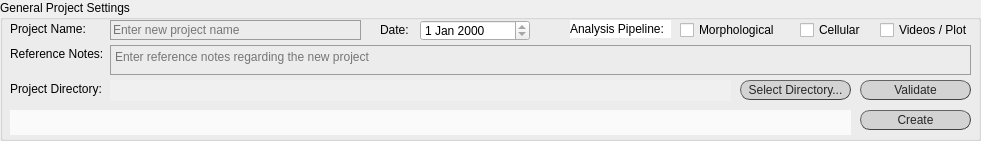
   <widget class="QGroupBox" name="gral_proj_settings">
    <property name="enabled">
     <bool>true</bool>
    </property>
    <property name="geometry">
     <rect>
      <x>10</x>
      <y>40</y>
      <width>981</width>
      <height>141</height>
     </rect>
    </property>
    <property name="styleSheet">
     <string notr="true">QGroupBox#gral_proj_settings{text-decoration: underline; font: 80 10pt &quot;Calibri Light&quot;;}
</string>
    </property>
    <property name="title">
     <string>General Project Settings</string>
    </property>
    <widget class="QLabel" name="lab_proj_name">
     <property name="geometry">
      <rect>
       <x>10</x>
       <y>20</y>
       <width>111</width>
       <height>18</height>
      </rect>
     </property>
     <property name="styleSheet">
      <string notr="true">font: 25 10pt &quot;Calibri Light&quot;;</string>
     </property>
     <property name="text">
      <string>Project Name: </string>
     </property>
    </widget>
    <widget class="QLabel" name="lab_ref_notes">
     <property name="geometry">
      <rect>
       <x>10</x>
       <y>45</y>
       <width>111</width>
       <height>18</height>
      </rect>
     </property>
     <property name="styleSheet">
      <string notr="true">font: 25 10pt &quot;Calibri Light&quot;;</string>
     </property>
     <property name="text">
      <string>Reference Notes: </string>
     </property>
    </widget>
    <widget class="QPushButton" name="button_select_proj_dir">
     <property name="geometry">
      <rect>
       <x>740</x>
       <y>80</y>
       <width>111</width>
       <height>20</height>
      </rect>
     </property>
     <property name="mouseTracking">
      <bool>true</bool>
     </property>
     <property name="focusPolicy">
      <enum>Qt::ClickFocus</enum>
     </property>
     <property name="autoFillBackground">
      <bool>false</bool>
     </property>
     <property name="styleSheet">
      <string notr="true">QPushButton{border-radius:10px;
border-width: 1px;
border-style: outset;
border-color: rgb(66, 66, 66);
background-color: rgb(211, 211, 211);
color: rgb(39, 39, 39);
font: 10pt &quot;Calibri Light&quot;;}

QPushButton:hover{
background-color: #eb6fbd;
border-color: #672146
}</string>
     </property>
     <property name="text">
      <string>Select Directory...</string>
     </property>
     <property name="checkable">
      <bool>true</bool>
     </property>
    </widget>
    <widget class="QLineEdit" name="lineEdit_proj_name">
     <property name="geometry">
      <rect>
       <x>110</x>
       <y>20</y>
       <width>251</width>
       <height>20</height>
      </rect>
     </property>
     <property name="focusPolicy">
      <enum>Qt::StrongFocus</enum>
     </property>
     <property name="layoutDirection">
      <enum>Qt::RightToLeft</enum>
     </property>
     <property name="styleSheet">
      <string notr="true">QLineEdit {background-color: rgba(0,0,0,0);
border: 1px solid rgb(156, 156, 156);
font: 25 10pt &quot;Calibri Light&quot;;
font-family: &quot;Calibri Light&quot;;
}
QLineEdit:focus { border: 1px solid #eb6fbd;}
					</string>
     </property>
     <property name="maxLength">
      <number>20</number>
     </property>
     <property name="frame">
      <bool>true</bool>
     </property>
     <property name="placeholderText">
      <string>Enter new project name</string>
     </property>
    </widget>
    <widget class="QLabel" name="lab_proj_dir">
     <property name="geometry">
      <rect>
       <x>10</x>
       <y>80</y>
       <width>111</width>
       <height>18</height>
      </rect>
     </property>
     <property name="styleSheet">
      <string notr="true">font: 25 10pt &quot;Calibri Light&quot;;</string>
     </property>
     <property name="text">
      <string>Project Directory: </string>
     </property>
    </widget>
    <widget class="QTextEdit" name="textEdit_ref_notes">
     <property name="geometry">
      <rect>
       <x>110</x>
       <y>45</y>
       <width>861</width>
       <height>30</height>
      </rect>
     </property>
     <property name="styleSheet">
      <string notr="true">QTextEdit {background-color: rgba(0,0,0,0);
border: 1px solid rgb(156, 156, 156);
font: 25 10pt &quot;Calibri Light&quot;;
font-family: &quot;Calibri Light&quot;;
}
QTextEdit:focus { border: 1px solid #eb6fbd;}
					</string>
     </property>
     <property name="documentTitle">
      <string/>
     </property>
     <property name="placeholderText">
      <string>Enter reference notes regarding the new project</string>
     </property>
    </widget>
    <widget class="QTextEdit" name="lab_filled_proj_dir">
     <property name="geometry">
      <rect>
       <x>110</x>
       <y>80</y>
       <width>621</width>
       <height>21</height>
      </rect>
     </property>
     <property name="focusPolicy">
      <enum>Qt::StrongFocus</enum>
     </property>
     <property name="styleSheet">
      <string notr="true">font: 25 9pt &quot;Calibri Light&quot;;
background-color: rgb(240, 240, 240);
color: rgb(100, 100, 100);</string>
     </property>
     <property name="frameShape">
      <enum>QFrame::NoFrame</enum>
     </property>
     <property name="frameShadow">
      <enum>QFrame::Sunken</enum>
     </property>
     <property name="verticalScrollBarPolicy">
      <enum>Qt::ScrollBarAlwaysOff</enum>
     </property>
     <property name="horizontalScrollBarPolicy">
      <enum>Qt::ScrollBarAlwaysOff</enum>
     </property>
     <property name="readOnly">
      <bool>true</bool>
     </property>
     <property name="html">
      <string>&lt;!DOCTYPE HTML PUBLIC &quot;-//W3C//DTD HTML 4.0//EN&quot; &quot;http://www.w3.org/TR/REC-html40/strict.dtd&quot;&gt;
&lt;html&gt;&lt;head&gt;&lt;meta name=&quot;qrichtext&quot; content=&quot;1&quot; /&gt;&lt;style type=&quot;text/css&quot;&gt;
p, li { white-space: pre-wrap; }
&lt;/style&gt;&lt;/head&gt;&lt;body style=&quot; font-family:'Calibri Light'; font-size:9pt; font-weight:24; font-style:normal;&quot;&gt;
&lt;p align=&quot;center&quot; style=&quot;-qt-paragraph-type:empty; margin-top:0px; margin-bottom:0px; margin-left:0px; margin-right:0px; -qt-block-indent:0; text-indent:0px;&quot;&gt;&lt;br /&gt;&lt;/p&gt;&lt;/body&gt;&lt;/html&gt;</string>
     </property>
    </widget>
    <widget class="QLabel" name="lab_analysis_pipeline">
     <property name="geometry">
      <rect>
       <x>570</x>
       <y>20</y>
       <width>101</width>
       <height>18</height>
      </rect>
     </property>
     <property name="styleSheet">
      <string notr="true">font: bold 10pt &quot;Calibri&quot;;
background-color: rgb(255, 255, 255);</string>
     </property>
     <property name="text">
      <string>Analysis Pipeline: </string>
     </property>
    </widget>
    <widget class="QCheckBox" name="checkBox_mH">
     <property name="geometry">
      <rect>
       <x>680</x>
       <y>20</y>
       <width>101</width>
       <height>20</height>
      </rect>
     </property>
     <property name="layoutDirection">
      <enum>Qt::LeftToRight</enum>
     </property>
     <property name="styleSheet">
      <string notr="true">font: 25 10pt &quot;Calibri Light&quot;;</string>
     </property>
     <property name="text">
      <string>Morphological</string>
     </property>
     <property name="checked">
      <bool>false</bool>
     </property>
    </widget>
    <widget class="QCheckBox" name="checkBox_mC">
     <property name="geometry">
      <rect>
       <x>800</x>
       <y>20</y>
       <width>61</width>
       <height>20</height>
      </rect>
     </property>
     <property name="layoutDirection">
      <enum>Qt::LeftToRight</enum>
     </property>
     <property name="styleSheet">
      <string notr="true">font: 25 10pt &quot;Calibri Light&quot;;</string>
     </property>
     <property name="text">
      <string>Cellular</string>
     </property>
    </widget>
    <widget class="QCheckBox" name="checkBox_mP">
     <property name="geometry">
      <rect>
       <x>880</x>
       <y>20</y>
       <width>91</width>
       <height>20</height>
      </rect>
     </property>
     <property name="layoutDirection">
      <enum>Qt::LeftToRight</enum>
     </property>
     <property name="styleSheet">
      <string notr="true">font: 25 10pt &quot;Calibri Light&quot;;</string>
     </property>
     <property name="text">
      <string>Videos / Plot</string>
     </property>
    </widget>
    <widget class="QPushButton" name="button_validate_new_proj">
     <property name="geometry">
      <rect>
       <x>860</x>
       <y>80</y>
       <width>111</width>
       <height>20</height>
      </rect>
     </property>
     <property name="autoFillBackground">
      <bool>false</bool>
     </property>
     <property name="styleSheet">
      <string notr="true">QPushButton{border-radius:10px;
border-width: 1px;
border-style: outset;
border-color: rgb(66, 66, 66);
background-color: rgb(211, 211, 211);
color: rgb(39, 39, 39);
font: 10pt &quot;Calibri Light&quot;;}

QPushButton:hover{
background-color: #eb6fbd;
border-color: #672146
}</string>
     </property>
     <property name="text">
      <string>Validate</string>
     </property>
     <property name="checkable">
      <bool>true</bool>
     </property>
     <property name="autoExclusive">
      <bool>false</bool>
     </property>
    </widget>
    <widget class="QPushButton" name="button_create_initial_proj">
     <property name="geometry">
      <rect>
       <x>860</x>
       <y>110</y>
       <width>111</width>
       <height>20</height>
      </rect>
     </property>
     <property name="autoFillBackground">
      <bool>false</bool>
     </property>
     <property name="styleSheet">
      <string notr="true">QPushButton{border-radius:10px;
border-width: 1px;
border-style: outset;
border-color: rgb(66, 66, 66);
background-color: rgb(211, 211, 211);
color: rgb(39, 39, 39);
font: 10pt &quot;Calibri Light&quot;;}

QPushButton:hover{
background-color: #eb6fbd;
border-color: #672146
}</string>
     </property>
     <property name="text">
      <string>Create</string>
     </property>
     <property name="checkable">
      <bool>true</bool>
     </property>
     <property name="autoExclusive">
      <bool>true</bool>
     </property>
     <property name="autoDefault">
      <bool>false</bool>
     </property>
    </widget>
    <widget class="QLineEdit" name="tE_validate">
     <property name="geometry">
      <rect>
       <x>10</x>
       <y>110</y>
       <width>841</width>
       <height>25</height>
      </rect>
     </property>
     <property name="styleSheet">
      <string notr="true">font: 25 9pt &quot;Calibri Light&quot;;
color: rgb(170, 0, 127);
background-color: rgb(250, 250, 250);
</string>
     </property>
     <property name="frame">
      <bool>false</bool>
     </property>
     <property name="alignment">
      <set>Qt::AlignCenter</set>
     </property>
     <property name="readOnly">
      <bool>true</bool>
     </property>
    </widget>
    <widget class="QDateEdit" name="dateEdit">
     <property name="geometry">
      <rect>
       <x>420</x>
       <y>20</y>
       <width>110</width>
       <height>21</height>
      </rect>
     </property>
     <property name="styleSheet">
      <string notr="true">font: 25 9pt &quot;Calibri Light&quot;;</string>
     </property>
     <property name="readOnly">
      <bool>true</bool>
     </property>
    </widget>
    <widget class="QLabel" name="lab_proj_name_2">
     <property name="geometry">
      <rect>
       <x>380</x>
       <y>20</y>
       <width>31</width>
       <height>20</height>
      </rect>
     </property>
     <property name="styleSheet">
      <string notr="true">font: 25 10pt &quot;Calibri Light&quot;;</string>
     </property>
     <property name="text">
      <string>Date:</string>
     </property>
    </widget>
    <zorder>lab_proj_name</zorder>
    <zorder>lab_ref_notes</zorder>
    <zorder>lineEdit_proj_name</zorder>
    <zorder>lab_proj_dir</zorder>
    <zorder>textEdit_ref_notes</zorder>
    <zorder>lab_filled_proj_dir</zorder>
    <zorder>lab_analysis_pipeline</zorder>
    <zorder>checkBox_mH</zorder>
    <zorder>checkBox_mC</zorder>
    <zorder>checkBox_mP</zorder>
    <zorder>button_validate_new_proj</zorder>
    <zorder>button_select_proj_dir</zorder>
    <zorder>button_create_initial_proj</zorder>
    <zorder>tE_validate</zorder>
    <zorder>dateEdit</zorder>
    <zorder>lab_proj_name_2</zorder>
   </widget>
